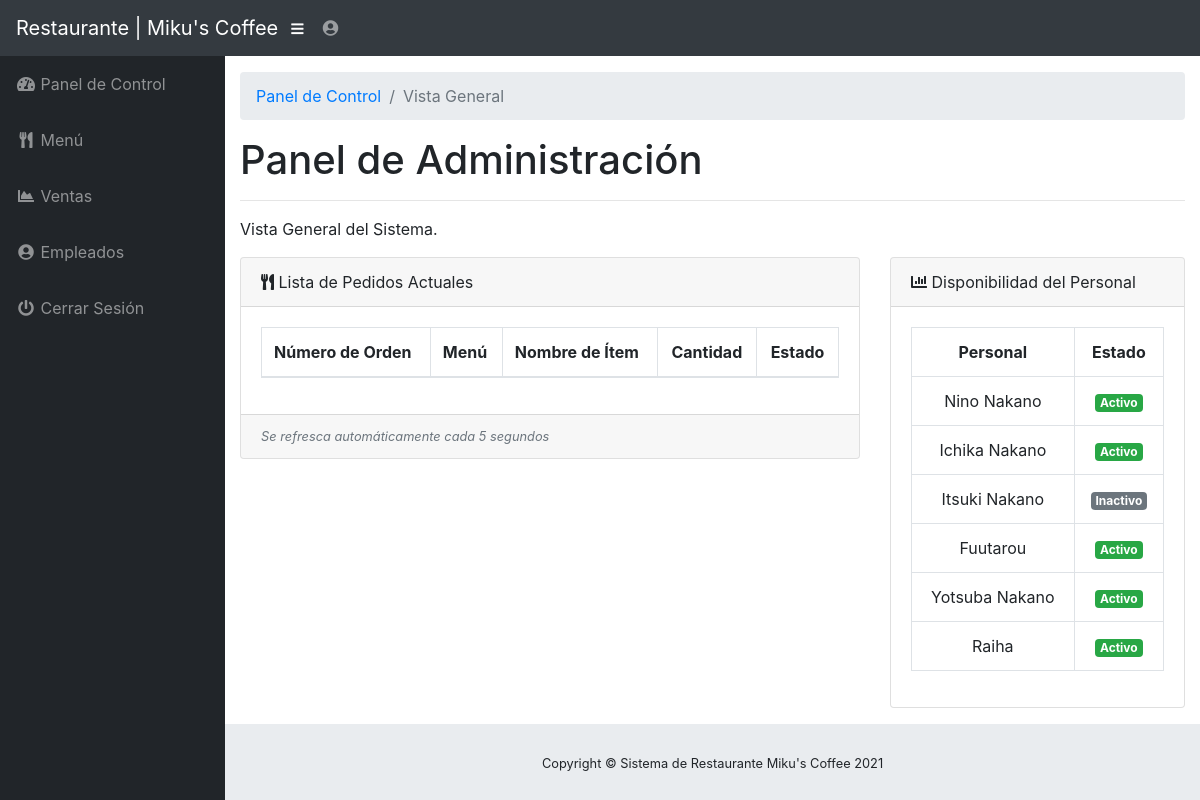
The app's page /admin/index.php (signed in) with its own data.
### tables this page shows
CREATE TABLE `tbl_staff` (
  `staffID` int(2) NOT NULL,
  `username` varchar(25) NOT NULL,
  `password` varchar(100) NOT NULL,
  `status` text NOT NULL,
  `role` text NOT NULL
);

### admin/index.php (the view, shortened to what this page needs)
<?php
  include("../functions.php");
?>
<!DOCTYPE html>
<html lang="es">
  <head>
    <link href="vendor/bootstrap/css/bootstrap.min.css" rel="stylesheet">
    <link href="vendor/fontawesome-free/css/all.min.css" rel="stylesheet" type="text/css">
    <link href="vendor/datatables/dataTables.bootstrap4.css" rel="stylesheet">
    <link href="css/sb-admin.css" rel="stylesheet">
  </head>
  <body id="page-top">
    <nav class="navbar navbar-expand navbar-dark bg-dark static-top">
      <a class="navbar-brand mr-1" href="index.php">Restaurante | Miku's Coffee</a>
      <button class="btn btn-link btn-sm text-white order-1 order-sm-0" id="sidebarToggle" href="#">
        <i class="fas fa-bars"></i>
      </button>
      <ul class="navbar-nav ml-auto ml-md-0">
        <li class="nav-item dropdown no-arrow">
          <a class="nav-link dropdown-toggle" href="#" id="userDropdown" role="button" data-toggle="dropdown" aria-haspopup="true" aria-expanded="false">
            <i class="fas fa-user-circle fa-fw"></i>
          </a>
        </li>
      </ul>
    </nav>
    <div id="wrapper">
      <ul class="sidebar navbar-nav">
        <li class="nav-item">
          <a class="nav-link" href="index.php">
            <i class="fas fa-fw fa-tachometer-alt"></i>
            <span>Panel de Control</span>
          </a>
        </li>
        <li class="nav-item">
          <a class="nav-link" href="menu.php">
            <i class="fas fa-fw fa-utensils"></i>
            <span>Menú</span></a>
        </li>
        <li class="nav-item">
          <a class="nav-link" href="sales.php">
            <i class="fas fa-fw fa-chart-area"></i>
            <span>Ventas</span></a>
        </li>
        <li class="nav-item">
          <a class="nav-link" href="staff.php">
            <i class="fas fa-fw fa-user-circle"></i>
            <span>Empleados</span>
          </a>
        </li>
        <li class="nav-item">
          <a class="nav-link" href="#" data-toggle="modal" data-target="#logoutModal">
            <i class="fas fa-fw fa-power-off"></i>
            <span>Cerrar Sesión</span>
          </a>
        </li>
      </ul>
      <div id="content-wrapper">
        <div class="container-fluid">
          <ol class="breadcrumb">
            <li class="breadcrumb-item">
              <a href="index.php">Panel de Control</a>
            </li>
            <li class="breadcrumb-item active">Vista General</li>
          </ol>
          <h1>Panel de Administración</h1>
          <hr>
          <p>Vista General del Sistema.</p>
          <div class="row">
            <div class="col-lg-8">
              <div class="card mb-3">
                <div class="card-header">
                  <i class="fas fa-utensils"></i>
                  Lista de Pedidos Actuales</div>
                <div class="card-body">
                  <table id="tblCurrentOrder" table class="table table-bordered" width="100%" cellspacing="0">
                    <thead>
                      <th>Número de Orden</th>
                      <th>Menú</th>
                      <th>Nombre de Ítem</th>
                      <th class='text-center'>Cantidad</th>
                      <th class='text-center'>Estado</th>
                    </thead>
                  </table>
                </div>
                <div class="card-footer small text-muted"><i>Se refresca automáticamente cada 5 segundos</i></div>
              </div>
            </div>
            <div class="col-lg-4">
              <div class="card mb-3">
                <div class="card-header">
                  <i class="fas fa-chart-bar""></i>
                  Disponibilidad del Personal</div>
                <div class="card-body">
                  <table table class="table table-bordered text-center" width="100%" cellspacing="0">
                    <tr>
                      <td><b>Personal</b></td>
                      <td><b>Estado</b></td>
                    </tr>
                    <?php
                      $displayStaffQuery = "SELECT username,status FROM tbl_staff";
                          if ($result = $sqlconnection->query($displayStaffQuery)) {
                            while($staff = $result->fetch_array(MYSQLI_ASSOC)) {
                              echo "<tr>";
                              echo "<td>{$staff['username']}</td>";
                              if ($staff['status'] == "Online") {
                                echo "<td><span class=\"badge badge-success\">Activo</span></td>";
                              }
                              if ($staff['status'] == "Offline") {
                                echo "<td><span class=\"badge badge-secondary\">Inactivo</span></td>";
                              }
                              echo "</tr>";
                            }
                          }
                    ?>
                  </table>
                </div>
              </div>
            </div>
          </div>
        </div>
        <footer class="sticky-footer">
          <div class="container my-auto">
            <div class="copyright text-center my-auto">
              <span>Copyright © Sistema de Restaurante Miku's Coffee 2021</span>
            </div>
          </div>
        </footer>
      </div>
    </div>
  </body>
</html>

### admin/css/sb-admin.css (style rules this page uses)
html { position: relative; min-height: 100%; }
body { height: 100%; }
#wrapper { display: -webkit-box; display: -ms-flexbox; display: flex; }
#wrapper #content-wrapper { overflow-x: hidden; width: 100%; padding-top: 1rem; padding-bottom: 80px; }
.navbar-nav .nav-item.dropdown .dropdown-toggle::after { width: 1rem; text-align: center; float: right; vertical-align: 0; border: 0; font-weight: 900; content: '\f105'; font-family: 'Font Awesome 5 Free'; }
.navbar-nav .nav-item.dropdown.no-arrow .dropdown-toggle::after { display: none; }
.sidebar { width: 90px !important; background-color: #212529; min-height: calc(100vh - 56px); }
.sidebar .nav-item:last-child { margin-bottom: 1rem; }
.sidebar .nav-item .nav-link { text-align: center; padding: 0.75rem 1rem; width: 90px; }
.sidebar .nav-item .nav-link span { font-size: 0.65rem; display: block; }
.sidebar .nav-item .nav-link { color: rgba(255, 255, 255, 0.5); }
@media (min-width: 768px) { .sidebar { width: 225px !important; } }
@media (min-width: 768px) { .sidebar .nav-item .nav-link { display: block; width: 100%; text-align: left; padding: 1rem; width: 225px; } }
@media (min-width: 768px) { .sidebar .nav-item .nav-link span { font-size: 1rem; display: inline; } }
:root { --input-padding-x: 0.75rem; --input-padding-y: 0.75rem; }
footer.sticky-footer { display: -webkit-box; display: -ms-flexbox; display: flex; position: absolute; right: 0; bottom: 0; width: calc(100% - 90px); height: 80px; background-color: #e9ecef; }
footer.sticky-footer .copyright { line-height: 1; font-size: 0.8rem; }
@media (min-width: 768px) { footer.sticky-footer { width: calc(100% - 225px); } }

### records on screen
tbl_staff: username "Nino Nakano", status "Activo"
tbl_staff: username "Ichika Nakano", status "Activo"
tbl_staff: username "Itsuki Nakano", status "Inactivo"
tbl_staff: username "Fuutarou", status "Activo"
tbl_staff: username "Yotsuba Nakano", status "Activo"
tbl_staff: username "Raiha", status "Activo"
